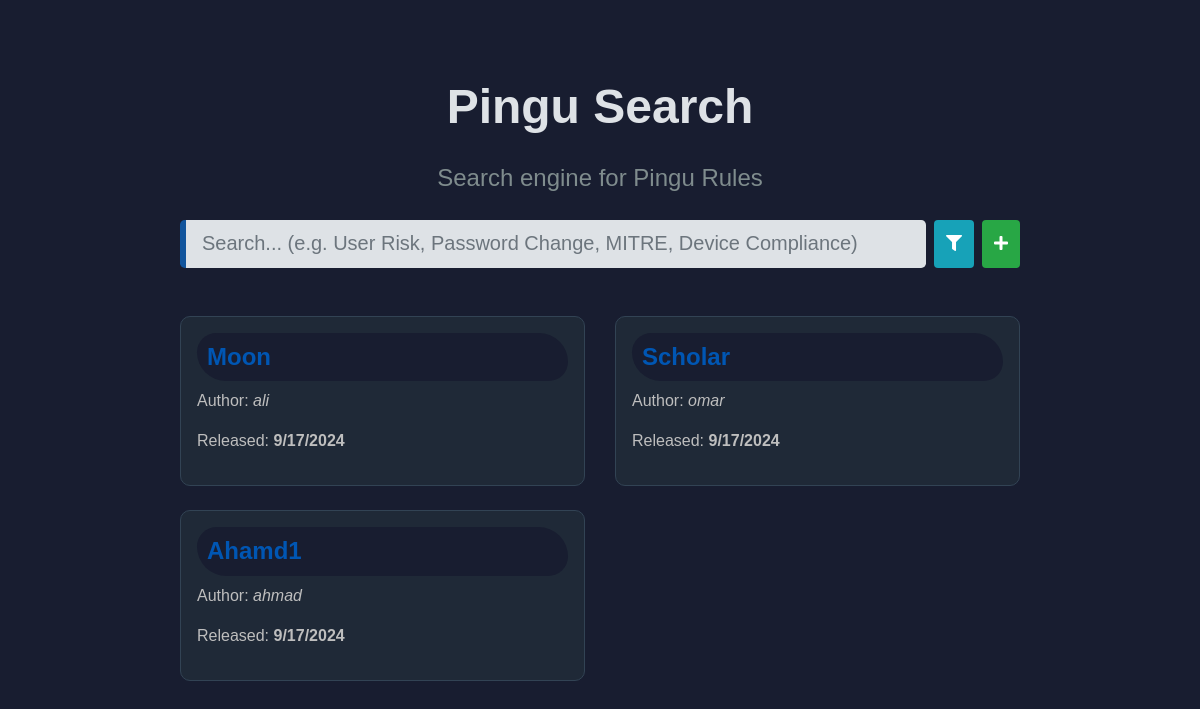
Before: / with the older database file.
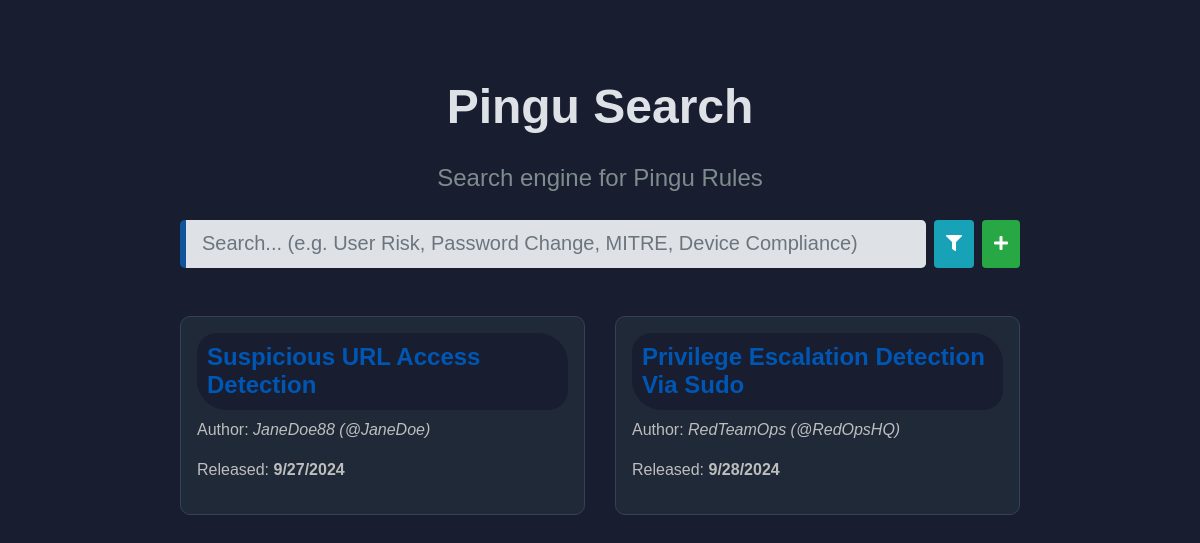
After: the same page with the newer database file.
### pingu1_app/models.py (models this page shows, shortened)
class Rule(models.Model):
    author = models.CharField(max_length=100)
    title = models.CharField(max_length=200)
    reference = models.URLField(blank=True, null=True)
    description = models.TextField()
    rule_text = models.TextField()
    additional_info = models.TextField(blank=True, null=True)
    tags = models.CharField(max_length=200)  # This can store comma-separated tags
    created_at = models.DateTimeField(auto_now_add=True)  # Automatically sets the date when a rule is created

### pingu1_app/views.py (the view)
# urls.py: 2. Add a URL to urlpatterns:  path('', views.home, name='home')
def home(request):
    rules = Rule.objects.all()
    selected_author = request.GET.get('author', 'Select')
    selected_tag = request.GET.get('tags', 'Select')
    selected_operator = request.GET.get('operator', 'Select')
    if selected_author != 'Select':
        rules = rules.filter(author=selected_author)
    if selected_tag != 'Select':
        rules = rules.filter(tags__icontains=selected_tag)
    tags_set = set()
    authors_set = set()
    for rule in Rule.objects.all():
        authors_set.add(rule.author)
        for tag in rule.tags.split(','):
            tags_set.add(tag.strip())
    tags = sorted(tags_set)
    authors = sorted(authors_set)
    return render(request, 'pages/home.html', {
        'rules': rules,
        'tags': tags,
        'authors': authors,
        'selected_author': selected_author,
        'selected_tag': selected_tag,
        'selected_operator': selected_operator,
    })

### templates/pages/home.html (shortened to what this page needs)
{% load static %}
<!DOCTYPE html>
<html lang="en">
  <head>
    <link href="https://stackpath.bootstrapcdn.com/bootstrap/4.5.2/css/bootstrap.min.css" rel="stylesheet" />
    <link href="https://cdnjs.cloudflare.com/ajax/libs/font-awesome/5.15.4/css/all.min.css" rel="stylesheet" />
    <link href="{% static 'css/style.css' %}" rel="stylesheet" type="text/css" />
  </head>
  <body>
    <div class="container py-5">
      <div class="sub-container">
        <h1 class="text-center mb-4">Pingu Search</h1>
        <p class="text-center section-subtitle mb-4">Search engine for Pingu Rules</p>
        <div class="d-flex justify-content-center mb-4 search">
          <input
            type="text"
            id="searchInput"
            class="form-control form-control-lg mr-2"
            size="70"
            placeholder="Search... (e.g. User Risk, Password Change, MITRE, Device Compliance)"
            onkeyup="filterRules()"
          />
          <button type="button" class="btn btn-info mr-2" data-toggle="modal" data-target="#filterModal">
            <i class="fas fa-filter"></i>
          </button>
          <button type="button" class="btn btn-success" onclick="navigateToForm()">
            <i class="fas fa-plus"></i>
          </button>
        </div>
        <div class="databaseboxs mt-5" id="rulesContainer">
          <div class="row">
            {% for rule in rules %}
            <div class="col-md-6 rule-item">
              <div class="database-group p-3 mb-4">
                <a href="{% url 'details' rule.id %}" class="rule-link text-decoration-none">
                  <h2 class="rule-title">{{ rule.title }}</h2>
                  <p class="rule-author">Author: <em>{{ rule.author }}</em></p>
                  <p class="rule-release">Released: <strong>{{ rule.created_at|date:"n/j/Y" }}</strong></p>
                </a>
              </div>
            </div>
            {% endfor %}
          </div>
        </div>
      </div>
    </div>
  </body>
</html>

### pingu1/static/CSS/style.css (style rules this page uses)
body { font-family: Arial, sans-serif; background-color: #181d30; }
.container { max-width: 75%; margin-left: auto; }
.sub-container { max-width: 100%; margin-left: auto; padding: 30px 15px; }
h1 { font-size: 3rem; color: #dee2e6; font-weight: 700; }
.database-group { background-color: #1f2937; border: 1px solid #324354; border-radius: 10px; transition: box-shadow 0.3s; }
.rule-link { color: #333; }
.rule-title { text-transform: capitalize; font-size: 1.5rem; font-weight: bold; color: #0056b3 !important; background-color: #181d30; border-radius: 20px 30px; padding: 10px; width: 100%; }
.rule-author, .rule-release { color: #bebebe; }
.btn-info { background-color: #17a2b8; border: none; }
.btn-success { background-color: #28a745; border: none; }
.search .form-control { background-color: #dee2e6; color: #181d30; }
.form-control { box-shadow: none; background-color: rgb(25, 32, 41); border: none; border-left: 6px solid rgb(17, 84, 156); }
.section-subtitle { font-size: 1.5rem; color: #7f8c8d; }

Changed rows visible on the page:
removed Rule: title "Moon", author "ali", created_at "9/17/2024"
removed Rule: title "Scholar", author "omar", created_at "9/17/2024"
removed Rule: title "Ahamd1", author "ahmad", created_at "9/17/2024"
added Rule: title "Suspicious URL Access Detection", author "JaneDoe88 (@JaneDoe)", created_at "9/27/2024"
added Rule: title "Privilege Escalation Detection Via Sudo", author "RedTeamOps (@RedOpsHQ)", created_at "9/28/2024"
